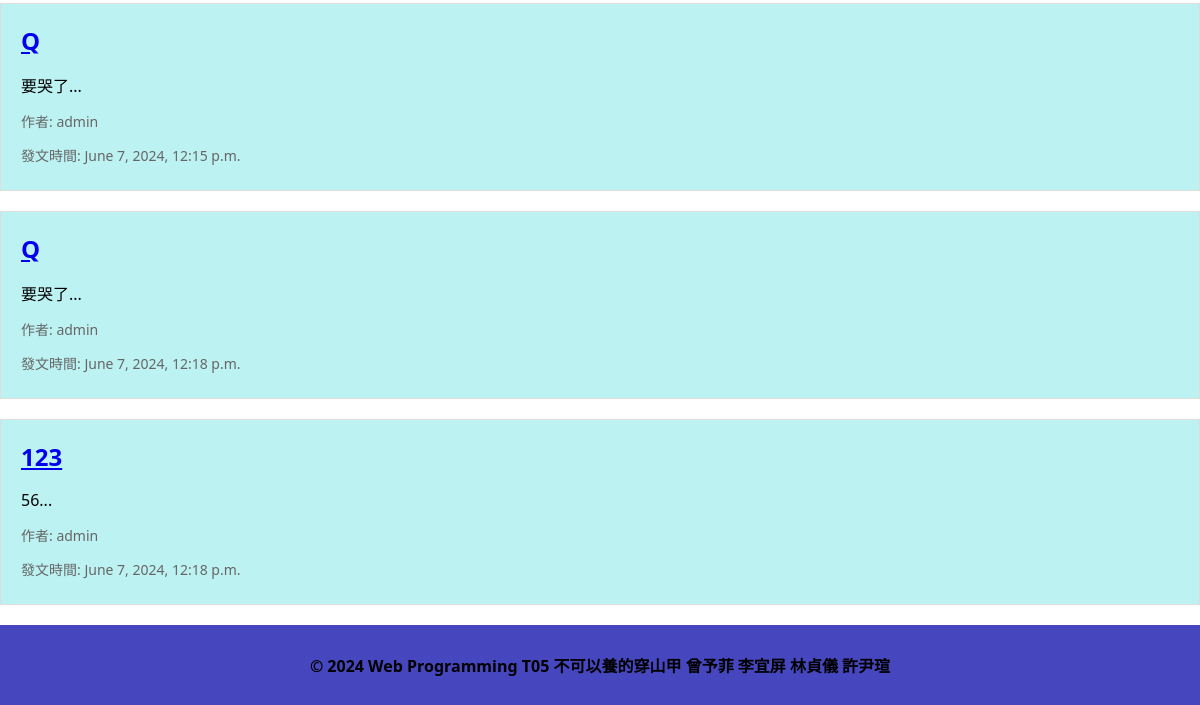
Before: / (lower part) with the older database file.
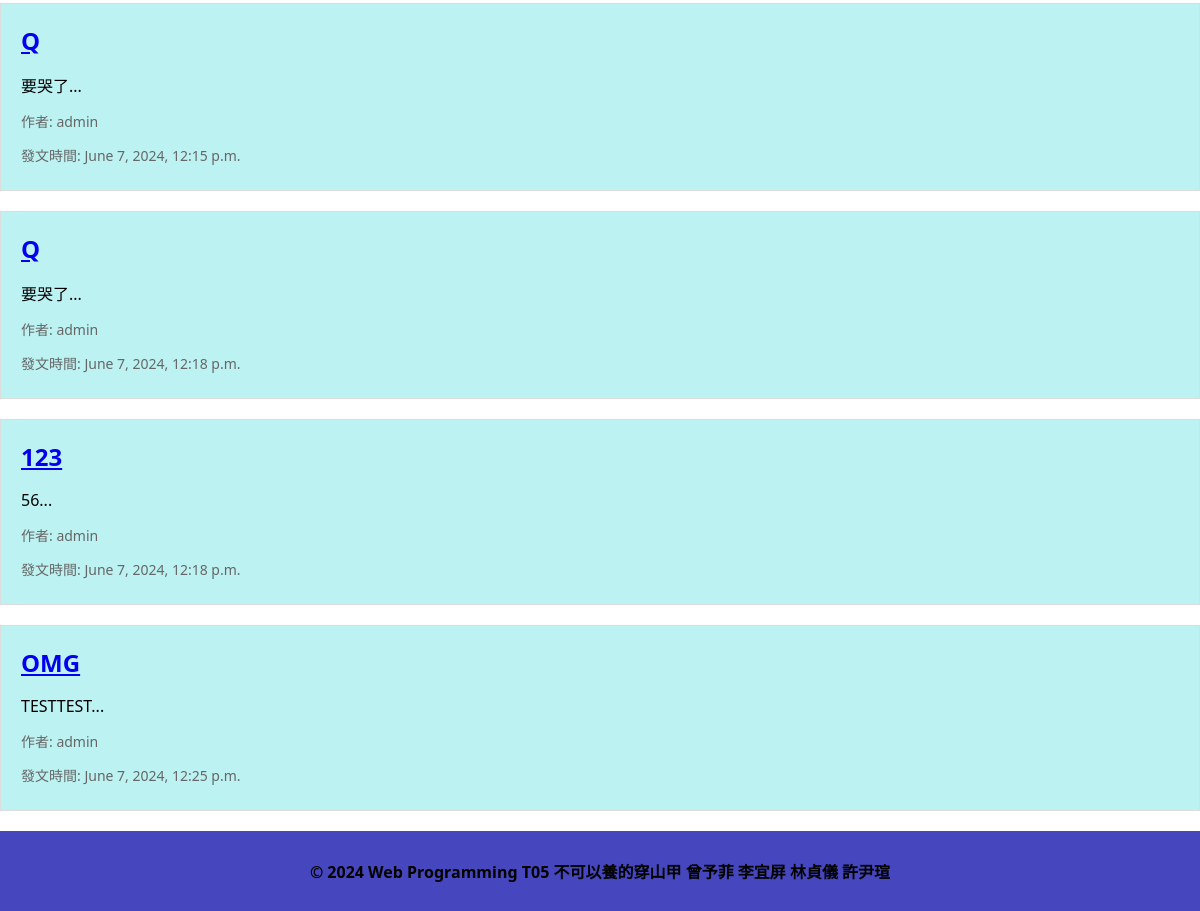
After: the same page with the newer database file.
### travel/models.py (models this page shows, shortened)
class Post(models.Model):
    user = models.ForeignKey(User, on_delete=models.CASCADE, related_name='posts', verbose_name="發文者")
    title = models.CharField(max_length=10, verbose_name="文章標題")
    description = models.TextField(verbose_name="文章內容")
    created_at = models.DateTimeField(default=timezone.now, verbose_name="發文時間")
    pictures = models.ManyToManyField(Picture, related_name='posts', verbose_name="內文圖片")

### travel/views.py (the view)
# urls.py: 2. Add a URL to urlpatterns:  path('', views.home, name='home')
def home(request):
    posts = Post.objects.all()
    return render(request, 'home.html', {'posts': posts})

### travel/templates/home.html (shortened to what this page needs)
{% extends "Mama.html" %}
{% load static %}
{% block CSS %}
    <link rel="stylesheet" type="text/css" href="{% static 'css/home.css' %}">
{% endblock %}
{% block content %}
<div class="post-list">
    {% for post in posts %}
    <div class="post-item">
        <h2 class="post-title"><a href="/post_detail/{{ post.id }}">{{ post.title }}</a></h2>
        <p class="post-description">{{ post.description|slice:":30" }}...</p>
        <p class="post-author">作者: {{ post.user.username }}</p>
        <p class="post-date">發文時間: {{ post.created_at }}</p>
    </div>
    {% endfor %}
</div>
{% endblock %}

### travel/templates/Mama.html (shortened to what this page needs)
<!DOCTYPE html>
<html lang="en">
<head>
    {% load static %}
    <link rel="stylesheet" type="text/css" href="{% static 'css/mama.css' %}" >
    {% block CSS %}{% endblock %}
</head>
<body>
    {% block content %}{% endblock %}
    <div class="bottom">
        <p>&copy; 2024 Web Programming T05 不可以養的穿山甲 曾予菲 李宜屏 林貞儀 許尹瑄</p>
    </div>
</body>
</html>

### static/css/mama.css (style rules this page uses)
* { box-sizing: border-box; font-family: system-ui, -apple-system, BlinkMacSystemFont, 'Segoe UI', Roboto, Oxygen, Ubuntu, Cantarell, 'Open Sans', 'Helvetica Neue', sans-serif; }
body { margin: 0; padding: 0; display: flex; flex-direction: column; }
.bottom { background-color: rgb(70, 70, 190); height: 80px; text-align: center; align-content: center; font-weight: bold; }

### static/css/home.css (style rules this page uses)
.post-list { list-style: none; padding: 0; }
.post-item { background-color: #6ce2e472; border: 1px solid #ddd; margin-bottom: 20px; padding: 20px; }
.post-title { font-size: 24px; margin-top: 0; margin-bottom: 10px; }
.post-description { font-size: 16px; margin-bottom: 10px; }
.post-author, .post-date { font-size: 14px; color: #666; margin-bottom: 5px; }

Changed rows visible on the page:
added Post: title "OMG", description "TESTTEST", user.username "admin", created_at "June 7, 2024, 12:25 p.m."
